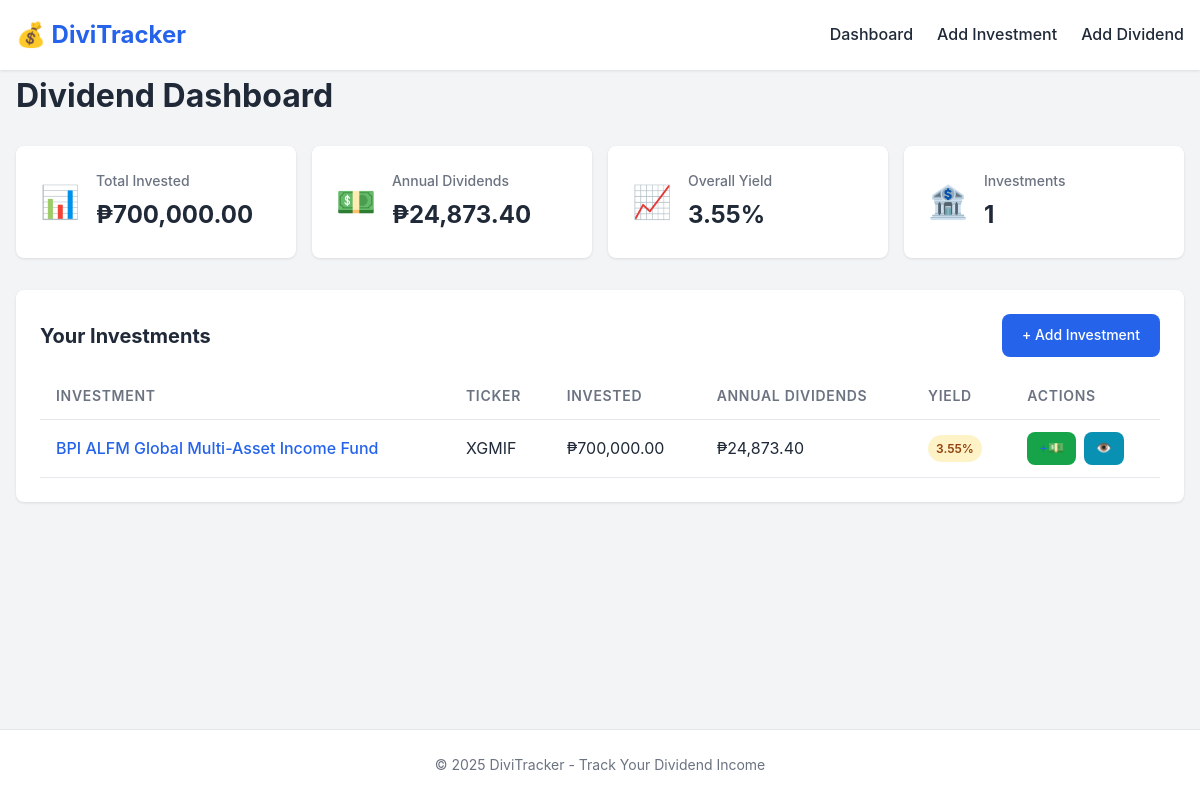
The page / on the database its author committed.
### app/models.py (models this page shows, shortened)
class Investment(db.Model):
    __tablename__ = "investments"
    id: Mapped[int] = mapped_column(Integer, primary_key=True)
    name: Mapped[str] = mapped_column(String(100), unique=True, nullable=False, index=True)
    ticker: Mapped[Optional[str]] = mapped_column(String(20), nullable=True)
    total_invested: Mapped[float] = mapped_column(Float, default=0.0, nullable=False)
    created_at: Mapped[datetime] = mapped_column(DateTime, default=utcnow, nullable=False)
    updated_at: Mapped[datetime] = mapped_column(
        DateTime, default=utcnow, onupdate=utcnow, nullable=False
    )
    dividends: Mapped[list["Dividend"]] = relationship(
        "Dividend",
        back_populates="investment",
        lazy="dynamic",
        cascade="all, delete-orphan",
    )
    def calculate_annual_dividends(self, year: int | None = None) -> float:
        if year is None:
            year = datetime.now(timezone.utc).year
        all_dividends = self.dividends.all()
        total = 0.0
        for dividend in all_dividends:
            if dividend.period_year == year:
                total += dividend.amount
        return total
    def calculate_dividend_yield(self, year: int | None = None) -> float:
        if self.total_invested <= 0:
            return 0.0
        annual_dividends = self.calculate_annual_dividends(year)
        return (annual_dividends / self.total_invested) * 100

class Dividend(db.Model):
    __tablename__ = "dividends"
    id: Mapped[int] = mapped_column(Integer, primary_key=True)
    investment_id: Mapped[int] = mapped_column(
        Integer, ForeignKey("investments.id"), nullable=False, index=True
    )
    amount: Mapped[float] = mapped_column(Float, nullable=False)
    frequency: Mapped[str] = mapped_column(String(20), nullable=False)
    investment_amount_at_time: Mapped[Optional[float]] = mapped_column(
        Float, nullable=True
    )
    period_month: Mapped[Optional[int]] = mapped_column(
        Integer, nullable=True
    )
    period_year: Mapped[Optional[int]] = mapped_column(
        Integer, nullable=True
    )
    date_received: Mapped[datetime] = mapped_column(
        DateTime, default=utcnow, nullable=False
    )
    notes: Mapped[Optional[str]] = mapped_column(String(200), nullable=True)
    investment: Mapped["Investment"] = relationship(
        "Investment", back_populates="dividends"
    )

### app/routes/main.py (the view)
@main_bp.route("/")
def index():
    investment_service = InvestmentService()
    portfolio_service = PortfolioService(investment_service)
    investments = investment_service.get_all_investments()
    portfolio_summary = portfolio_service.get_portfolio_summary()
    return render_template(
        "index.html",
        investments=investments,
        total_invested=portfolio_summary.total_invested,
        total_annual_dividends=portfolio_summary.total_annual_dividends,
        overall_yield=portfolio_summary.overall_yield,
    )

### app/services/investment_service.py (called while the page is built)
    def get_all_investments(self) -> Sequence[Investment]:
        return Investment.query.order_by(Investment.name).all()

### app/services/portfolio_service.py (called while the page is built)
    def get_portfolio_summary(self) -> PortfolioSummary:
        investments = self._investment_service.get_all_investments()
        total_invested = sum(inv.total_invested for inv in investments)
        total_annual_dividends = sum(inv.calculate_annual_dividends() for inv in investments)
        overall_yield = 0.0
        if total_invested > 0:
            overall_yield = (total_annual_dividends / total_invested) * 100
        return PortfolioSummary(
            total_invested=total_invested,
            total_annual_dividends=total_annual_dividends,
            overall_yield=overall_yield,
            investment_count=len(investments),
        )

### templates/index.html (shortened to what this page needs)
{% extends 'base.html' %}
{% block content %}
<div class="dashboard">
    <h1>Dividend Dashboard</h1>
    <div class="stats-grid">
        <div class="stat-card">
            <div class="stat-icon">📊</div>
            <div class="stat-content">
                <h3>Total Invested</h3>
                <p class="stat-value">{{ format_currency(total_invested) }}</p>
            </div>
        </div>
        <div class="stat-card">
            <div class="stat-icon">💵</div>
            <div class="stat-content">
                <h3>Annual Dividends</h3>
                <p class="stat-value">{{ format_currency(total_annual_dividends) }}</p>
            </div>
        </div>
        <div class="stat-card">
            <div class="stat-icon">📈</div>
            <div class="stat-content">
                <h3>Overall Yield</h3>
                <p class="stat-value">{{ "%.2f"|format(overall_yield) }}%</p>
            </div>
        </div>
        <div class="stat-card">
            <div class="stat-icon">🏦</div>
            <div class="stat-content">
                <h3>Investments</h3>
                <p class="stat-value">{{ investments|length }}</p>
            </div>
        </div>
    </div>
    <div class="section">
        <div class="section-header">
            <h2>Your Investments</h2>
            <a href="{{ url_for('investments.add_investment') }}" class="btn btn-primary">+ Add Investment</a>
        </div>
        {% if investments %}
        <div class="table-container">
            <table class="data-table">
                <thead>
                    <tr>
                        <th>Investment</th>
                        <th>Ticker</th>
                        <th>Invested</th>
                        <th>Annual Dividends</th>
                        <th>Yield</th>
                        <th>Actions</th>
                    </tr>
                </thead>
                <tbody>
                    {% for investment in investments %}
                    <tr>
                        <td>
                            <a href="{{ url_for('investments.view_investment', investment_id=investment.id) }}">
                                {{ investment.name }}
                            </a>
                        </td>
                        <td>{{ investment.ticker or '-' }}</td>
                        <td>{{ format_currency(investment.total_invested) }}</td>
                        <td>{{ format_currency(investment.calculate_annual_dividends()) }}</td>
                        <td>
                            <span class="yield-badge {% if investment.calculate_dividend_yield() >= 5 %}yield-high{% elif investment.calculate_dividend_yield() >= 2 %}yield-medium{% else %}yield-low{% endif %}">
                                {{ "%.2f"|format(investment.calculate_dividend_yield()) }}%
                            </span>
                        </td>
                        <td>
                            <div class="action-buttons">
                                <a href="{{ url_for('dividends.add_dividend', investment_id=investment.id) }}" class="btn btn-sm btn-success" title="Add Dividend">+💵</a>
                                <a href="{{ url_for('investments.view_investment', investment_id=investment.id) }}" class="btn btn-sm btn-info" title="View Details">👁️</a>
                            </div>
                        </td>
                    </tr>
                    {% endfor %}
                </tbody>
            </table>
        </div>
        {% endif %}
    </div>
</div>
{% endblock %}

### static/style.css (style rules this page uses)
:root { --primary-color: #2563eb; --primary-hover: #1d4ed8; --success-color: #16a34a; --success-hover: #15803d; --danger-color: #dc2626; --danger-hover: #b91c1c; --warning-color: #f59e0b; --info-color: #0891b2; --text-color: #1f2937; --text-muted: #6b7280; --bg-color: #f3f4f6; --card-bg: #ffffff; --border-color: #e5e7eb; --shadow: 0 1px 3px rgba(0, 0, 0, 0.1); --shadow-lg: 0 4px 6px rgba(0, 0, 0, 0.1); --radius: 8px; }
* { margin: 0; padding: 0; box-sizing: border-box; }
body { font-family: -apple-system, BlinkMacSystemFont, 'Segoe UI', Roboto, Oxygen, Ubuntu, sans-serif; background-color: var(--bg-color); color: var(--text-color); line-height: 1.6; min-height: 100vh; display: flex; flex-direction: column; }
.dashboard h1 { margin-bottom: 1.5rem; font-size: 2rem; }
.stats-grid { display: grid; grid-template-columns: repeat(auto-fit, minmax(200px, 1fr)); gap: 1rem; margin-bottom: 2rem; }
.stat-card { background-color: var(--card-bg); border-radius: var(--radius); padding: 1.5rem; box-shadow: var(--shadow); display: flex; align-items: center; gap: 1rem; }
.stat-icon { font-size: 2rem; }
.stat-content h3 { font-size: 0.875rem; font-weight: 500; color: var(--text-muted); margin-bottom: 0.25rem; }
.stat-value { font-size: 1.5rem; font-weight: 700; }
.section { background-color: var(--card-bg); border-radius: var(--radius); padding: 1.5rem; box-shadow: var(--shadow); margin-bottom: 1.5rem; }
.section-header { display: flex; justify-content: space-between; align-items: center; margin-bottom: 1rem; }
.section-header h2 { font-size: 1.25rem; }
.table-container { overflow-x: auto; }
.data-table { width: 100%; border-collapse: collapse; }
.data-table th, .data-table td { padding: 0.75rem 1rem; text-align: left; border-bottom: 1px solid var(--border-color); }
.data-table th { font-weight: 600; color: var(--text-muted); font-size: 0.875rem; text-transform: uppercase; letter-spacing: 0.05em; }
.data-table a { color: var(--primary-color); text-decoration: none; font-weight: 500; }
.btn { display: inline-flex; align-items: center; justify-content: center; padding: 0.625rem 1.25rem; border-radius: var(--radius); font-weight: 500; font-size: 0.875rem; text-decoration: none; border: none; cursor: pointer; transition: all 0.2s; }
.btn-primary { background-color: var(--primary-color); color: white; }
.btn-success { background-color: var(--success-color); color: white; }
.btn-info { background-color: var(--info-color); color: white; }
.btn-sm { padding: 0.375rem 0.75rem; font-size: 0.8rem; }
.action-buttons { display: flex; gap: 0.5rem; }
.yield-badge { display: inline-block; padding: 0.25rem 0.5rem; border-radius: 9999px; font-size: 0.75rem; font-weight: 600; }
.yield-medium { background-color: #fef3c7; color: #92400e; }

### rows shown on the page
Investment: name "BPI ALFM Global Multi-Asset Income Fund", ticker "XGMIF", total_invested "₱700,000.00", calculate_dividend_yield "3.55"
Dividend: period_year+amount "₱24,873.40"

### other values the page prints
{{ "%.2f"|format(overall_yield) }} "3.55"
{{ investments|length }} "1"
